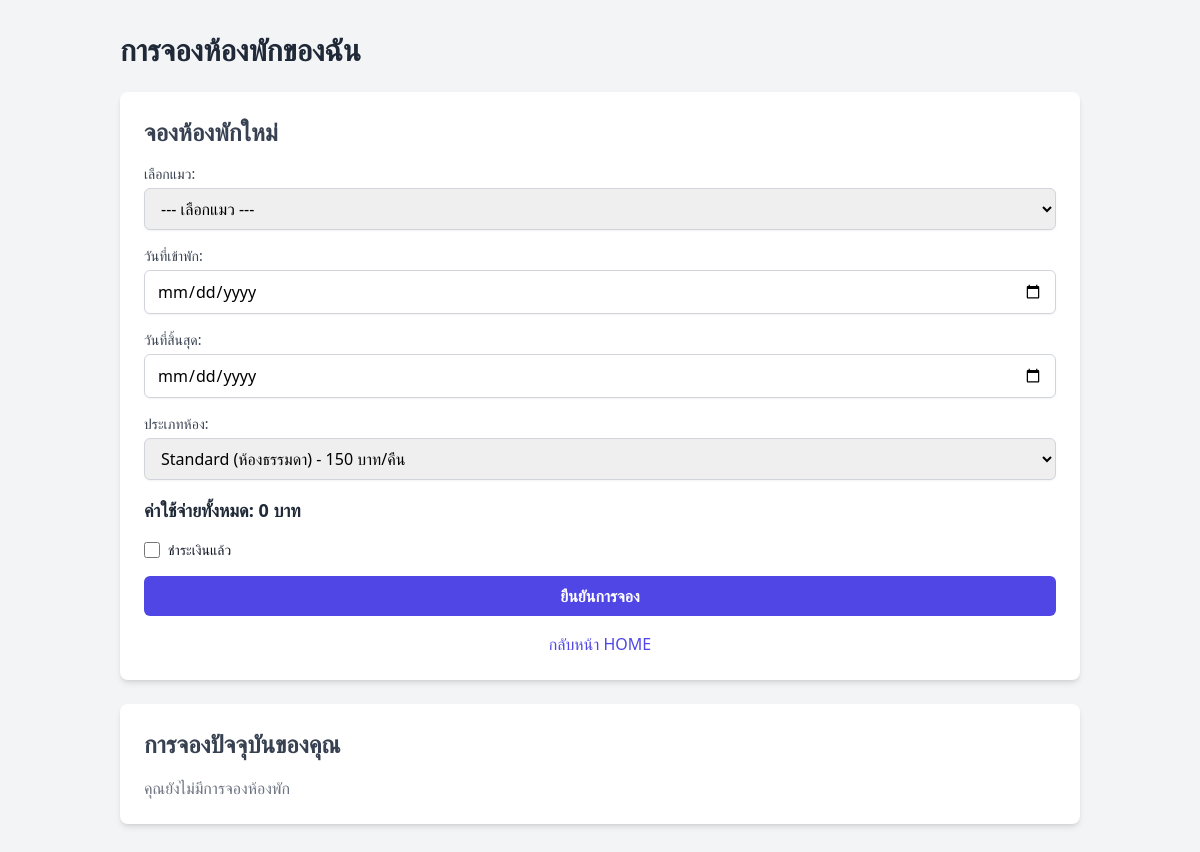
/reservations.php (signed in), run on an earlier commit of the app's database.
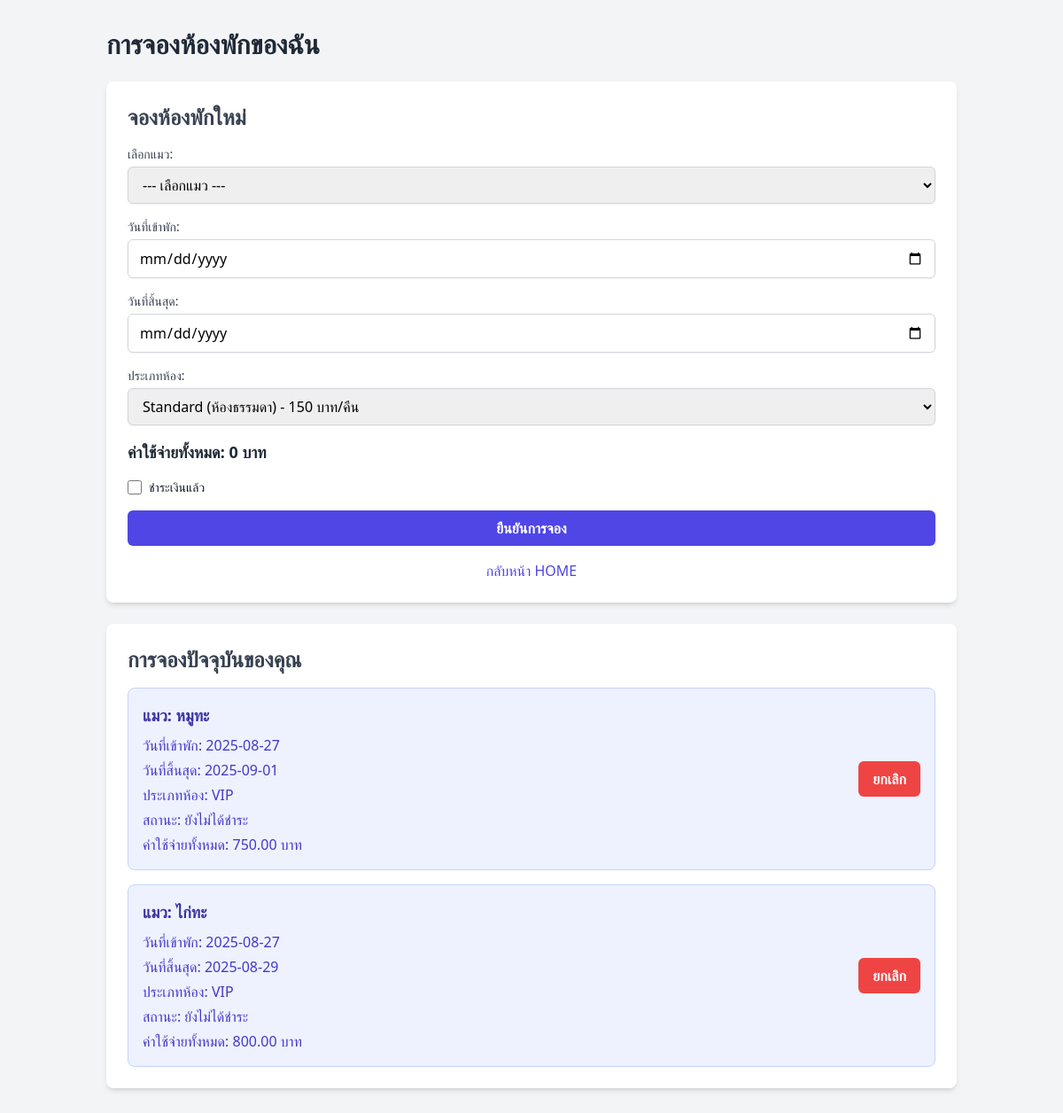
And on a later commit of the database.
### tables this page shows
CREATE TABLE `reservations` (
  `id` int(11) NOT NULL,
  `customer_id` int(11) NOT NULL,
  `cat_id` int(11) NOT NULL,
  `date_from` date NOT NULL,
  `date_to` date NOT NULL,
  `room_type` varchar(255) NOT NULL,
  `paid` tinyint(1) NOT NULL DEFAULT 0,
  `total_cost` decimal(10,2) NOT NULL DEFAULT 0.00
);

CREATE TABLE `cats` (
  `id` int(11) NOT NULL,
  `user_id` int(11) NOT NULL,
  `name` varchar(100) NOT NULL,
  `color` varchar(50) DEFAULT NULL,
  `age` int(11) DEFAULT NULL,
  `gender` enum('male','female') NOT NULL
);

### reservations.php (the view, shortened to what this page needs)
<?php
include 'db_connect.php';
$stmt = $conn->prepare("SELECT id, email, address, phone FROM users WHERE username=?");
$stmt->bind_param("s", $_SESSION['username']);
$stmt->execute();
$result = $stmt->get_result();
$user = $result->fetch_assoc();
$user_id = $user['id'];
$stmt = $conn->prepare("SELECT r.*, c.name as cat_name FROM reservations r JOIN cats c ON r.cat_id = c.id WHERE r.customer_id = ? ORDER BY r.date_from DESC");
$stmt->bind_param("i", $user_id);
$stmt->execute();
$result = $stmt->get_result();
$reservations = $result->fetch_all(MYSQLI_ASSOC);
?>
<!DOCTYPE html>
<html lang="th">
<head>
    <script src="https://cdn.tailwindcss.com"></script>
</head>
<body class="bg-gray-100 font-sans">
    <div class="container mx-auto p-8">
        <main>
            <h2 class="text-3xl font-bold mb-6 text-gray-800">การจองห้องพักของฉัน</h2>
            <div id="add-reservation-form" class="bg-white p-6 rounded-lg shadow-md mb-6">
                <h3 class="text-2xl font-semibold mb-4 text-gray-700">จองห้องพักใหม่</h3>
                <form method="POST" class="space-y-4" onsubmit="calculatePrice()">
                    <div>
                        <label for="cat_id" class="block text-sm font-medium text-gray-700">เลือกแมว:</label>
                        <select id="cat_id" name="cat_id" required
                                class="mt-1 block w-full px-3 py-2 border border-gray-300 rounded-md shadow-sm focus:outline-none focus:ring-indigo-500 focus:border-indigo-500">
                            <option value="0">--- เลือกแมว ---</option>
                        </select>
                    </div>
                    <div>
                        <label for="date_from" class="block text-sm font-medium text-gray-700">วันที่เข้าพัก:</label>
                        <input type="date" id="date_from" name="date_from" required
                               class="mt-1 block w-full px-3 py-2 border border-gray-300 rounded-md shadow-sm focus:outline-none focus:ring-indigo-500 focus:border-indigo-500" onchange="calculatePrice()">
                    </div>
                    <div>
                        <label for="date_to" class="block text-sm font-medium text-gray-700">วันที่สิ้นสุด:</label>
                        <input type="date" id="date_to" name="date_to" required
                               class="mt-1 block w-full px-3 py-2 border border-gray-300 rounded-md shadow-sm focus:outline-none focus:ring-indigo-500 focus:border-indigo-500" onchange="calculatePrice()">
                    </div>
                    <div>
                        <label for="room_type" class="block text-sm font-medium text-gray-700">ประเภทห้อง:</label>
                        <select id="room_type" name="room_type" required
                                class="mt-1 block w-full px-3 py-2 border border-gray-300 rounded-md shadow-sm focus:outline-none focus:ring-indigo-500 focus:border-indigo-500" onchange="calculatePrice()">
                            <option value="standard">Standard (ห้องธรรมดา) - 150 บาท/คืน</option>
                        </select>
                    </div>
                    <div id="price_display" class="text-lg font-semibold text-gray-800">
                        ค่าใช้จ่ายทั้งหมด: 0 บาท
                    </div>
                    <div class="flex items-center">
                        <input id="paid" name="paid" type="checkbox"
                               class="h-4 w-4 text-indigo-600 border-gray-300 rounded focus:ring-indigo-500">
                        <label for="paid" class="ml-2 block text-sm text-gray-900">ชำระเงินแล้ว</label>
                    </div>
                    <button type="submit"
                            class="w-full bg-indigo-600 hover:bg-indigo-700 text-white font-bold py-2 px-4 rounded-md focus:outline-none focus:ring-2 focus:ring-offset-2 focus:ring-indigo-500 transition-colors duration-200">
                        ยืนยันการจอง
                    </button>
                            <a href="user_index.php" class="block text-center mt-6 text-indigo-600 hover:underline">
                                กลับหน้า HOME
                            </a>
                </form>
            </div>
            <div id="current-reservations" class="bg-white p-6 rounded-lg shadow-md">
                <h3 class="text-2xl font-semibold mb-4 text-gray-700">การจองปัจจุบันของคุณ</h3>
                <?php if (count($reservations) > 0): ?>
                    <div class="space-y-4">
                    <?php foreach($reservations as $res): ?>
                        <div class="p-4 bg-indigo-50 rounded-lg border border-indigo-200 flex justify-between items-center">
                            <div>
                                <h5 class="text-lg font-semibold text-indigo-800 mb-2">แมว: <?php echo htmlspecialchars($res['cat_name']); ?></h5>
                                <ul class="text-indigo-700 space-y-1">
                                    <li><span class="font-medium">วันที่เข้าพัก:</span> <?php echo htmlspecialchars($res['date_from']); ?></li>
                                    <li><span class="font-medium">วันที่สิ้นสุด:</span> <?php echo htmlspecialchars($res['date_to']); ?></li>
                                    <li><span class="font-medium">ประเภทห้อง:</span> <?php echo htmlspecialchars($res['room_type'] == 'standard' ? 'Standard (ห้องธรรมดา)' : 'VIP'); ?></li>
                                    <li><span class="font-medium">สถานะ:</span> <?php echo $res['paid'] ? 'ชำระเงินแล้ว' : 'ยังไม่ได้ชำระ'; ?></li>
                                    <li><span class="font-medium">ค่าใช้จ่ายทั้งหมด:</span> <?php echo number_format($res['total_cost'], 2); ?> บาท</li>
                                </ul>
                            </div>
                            <form method="POST" onsubmit="return confirm('คุณแน่ใจหรือไม่ว่าต้องการยกเลิกการจองนี้?');">
                                <button type="submit" class="bg-red-500 hover:bg-red-600 text-white font-bold py-2 px-4 rounded-md transition-colors duration-200">
                                    ยกเลิก
                                </button>
                            </form>
                        </div>
                    <?php endforeach; ?>
                    </div>
                <?php else: ?>
                    <p class="text-gray-500">คุณยังไม่มีการจองห้องพัก</p>
                <?php endif; ?>
            </div>
        </main>
    </div>
</body>
</html>

### reservations.php (style rules this page uses)
body { font-family: 'Inter', sans-serif; background-color: #f3f4f6; }

What changed in the data, as far as the page shows it:
added reservations: cat.name "หมูทะ", date_from "2025-08-27", date_to "2025-09-01", room_type "VIP", paid "ยังไม่ได้ชำระ", total_cost "750.00"
added reservations: cat.name "ไก่ทะ", date_from "2025-08-27", date_to "2025-08-29", room_type "VIP", paid "ยังไม่ได้ชำระ", total_cost "800.00"
Also different on the page:
text no longer shown: "คุณยังไม่มีการจองห้องพัก"
